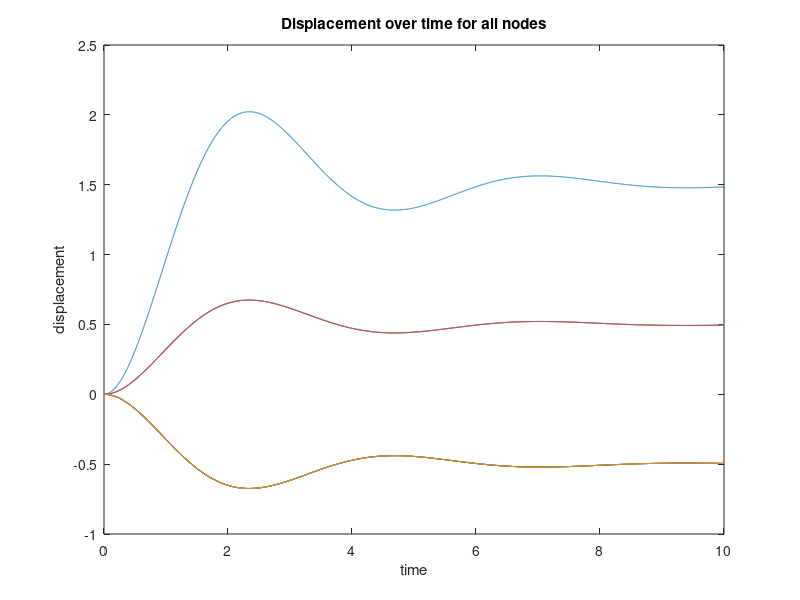
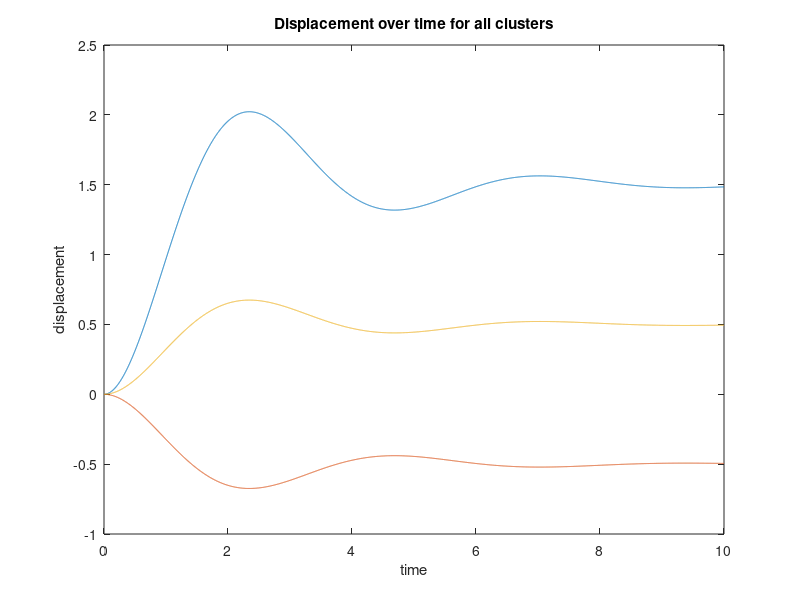

The MATLAB script that drew these images, in order:

clc;clear;
n=10
gamma=0.9

A(1,2)=1;
        A(2,1)=1;
        
        A(1,3)=1;
        A(3,1)=1;
        
        A(1,4)=1;
        A(4,1)=1;
        
        A(2,5)=1;
        A(5,2)=1;
        
        A(5,6)=1;
        A(6,5)=1;
        A(6,2)=1;
        A(2,6)=1;
        
        A(6,7)=1;
        A(7,6)=1;
        A(7,3)=1;
        A(3,7)=1;
        A(8,3)=1;
        A(3,8)=1;
        A(8,7)=1;
        A(7,8)=1;
        A(8,9)=1;
        A(9,8)=1;
        
        
        A(4,9)=1;
        A(9,4)=1;
        A(9,10)=1;
        A(10,9)=1;
        
        A(10,4)=1;
        A(4,10)=1;
        A(5,10)=1;
        A(10,5)=1;
        
    
        
        E(1,1)=1;
E(6,3)=1;

E(10,3)=1;
E(9,3)=1;
E(8,3)=1;
E(7,3)=1;

E(5,3)=1;
E(4,2)=1;
E(3,2)=1;
E(2,2)=1;

 L = diag(sum(A,2)) - A;
   
[V,Lambda] = eig(L)


Lambda1=zeros([n-1,1]);
for j=1:n
    Lambda1(j,1)=Lambda(j,j)
end
Lambda1=Lambda1(2:n)
omega=sqrt(Lambda1)


zeta=gamma./(2.*omega)
OS=exp((-zeta.*pi)./sqrt(1-(zeta).^2))*100

EE=(E'*E)^-1*E'

Q=EE*A*E

P(1,1)=3;
        P(2,1)=1;
        
        P(3,1)=1;
        P(4,1)=1;
        P(5,1)=-1;
        P(6,1)=-1;
        
        P(7,1)=-1;
        P(8,1)=-1;
        P(9,1)=-1;
        P(10,1)=-1;
        
        QP= EE*P
        %Set time steps;
Time = 0:.0018:10;

linear_dynamics = @(t,x) [zeros(n), eye(n); -L, -gamma*eye(n)] * x + [zeros(n,1); P];

% Random initial conditions
x0 = zeros(2*n,1);

% Run ode45 
[T,X] = ode45(linear_dynamics, Time ,x0);

figure (7)
plot(T,X(:,1:10))
title('Displacement over time for all nodes')
xlabel('time')
ylabel('displacement')


X1=X(:,1);
X2=(X(:,5)+X(:,6)+X(:,7)+X(:,8)+X(:,9)+X(:,10))./6;
X3=(X(:,2)+X(:,3)+X(:,4))./3;

figure (8)
plot(T,[X1,X2,X3])
title('Displacement over time for all clusters')
xlabel('time')
ylabel('displacement')
